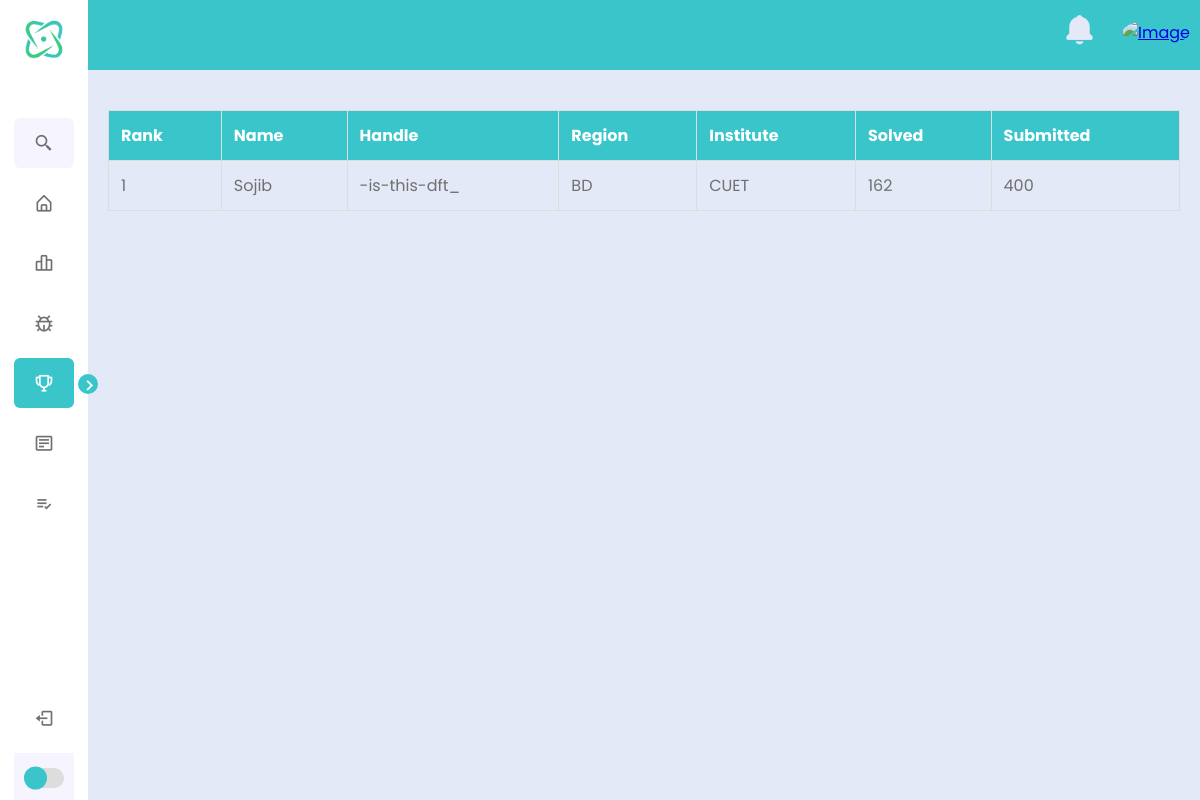
Page /Leaderboard/leaderboardPage.php on the earlier database version.
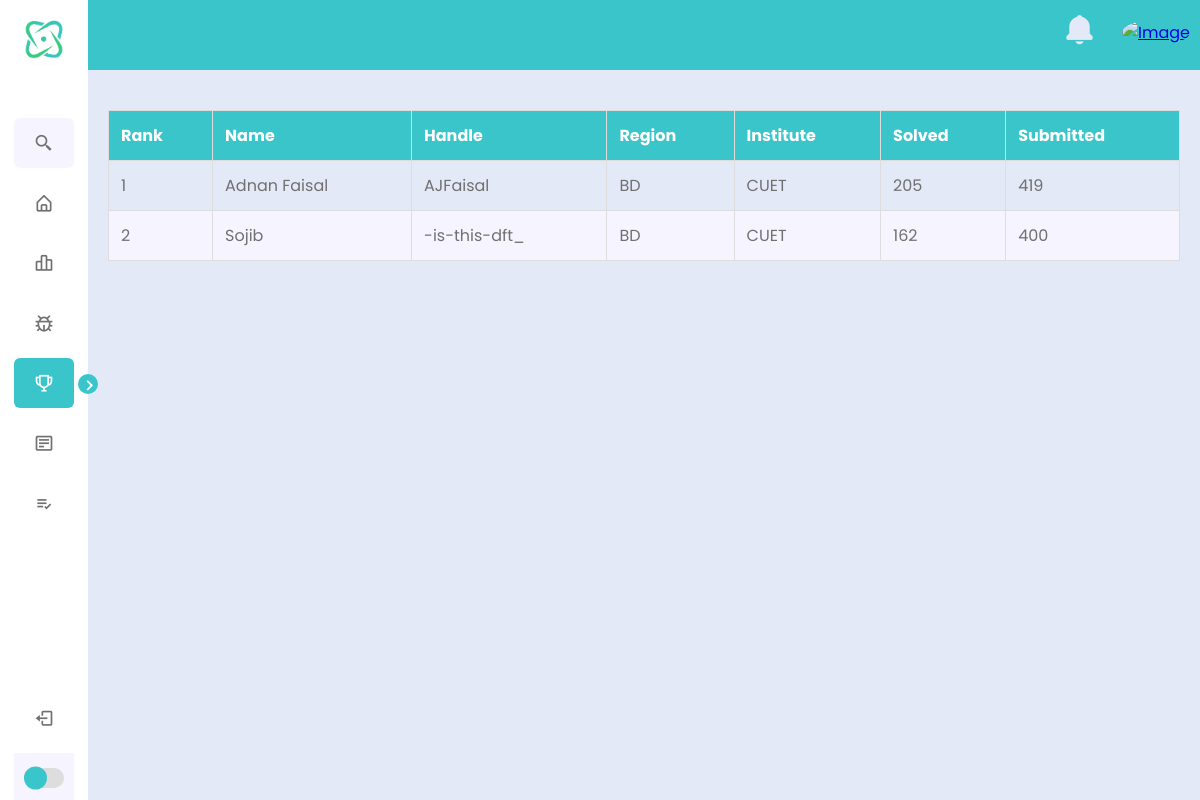
Same page on the later database version.
### tables this page shows
CREATE TABLE `registered_people` (
  `Email` varchar(100) NOT NULL,
  `Password` varchar(250) NOT NULL,
  `Name` varchar(100) NOT NULL,
  `codeforces_handle` varchar(100) NOT NULL,
  `codeforces_current_rating` int(15) DEFAULT NULL,
  `codeforces_max_rating` int(15) DEFAULT NULL,
  `codeforces_titlephoto` varchar(100) DEFAULT NULL,
  `codeforces_current_rank` varchar(50) DEFAULT NULL,
  `codeforces_max_rank` varchar(50) DEFAULT NULL,
  `Country` varchar(30) NOT NULL,
  `Institute` varchar(100) NOT NULL,
  `Solved` int(20) NOT NULL,
  `Submission` int(20) NOT NULL,
  `Image` varchar(250) NOT NULL
);

### Leaderboard/leaderboardPage.php (the view, shortened to what this page needs)
<!DOCTYPE html>
<html lang="en">
<head>
    <link rel="stylesheet" href="styles.css">
    <link href='https://unpkg.com/boxicons@2.1.4/css/boxicons.min.css' rel='stylesheet'>
</head>
<body>
    <nav class="sidebar close">
        <header>
            <div class="image-text">
                <span class="image">
                    <img src="logo.png" alt="logo">
                </span>
            </div>
        </header>
        <div class="menu-bar">
            <div class="menu">
                <i class='bx bx-chevron-right toggle'></i>
                <li class="search-box">
                    <i class='bx bx-search-alt-2 icon'></i>
                </li>
                <ul class="menu-links">
                    <li class="nav-link">
                        <a href="../dashboard/dashboard.php" id="Dashboard">
                            <i class='bx bx-home-alt icon'></i>
                        </a>
                    </li>
                    <li class="nav-link">
                        <a href="../CodeForcesProfile/CodeForces profile.php" id="CodeForces Profile">
                            <i class='bx bx-bar-chart-alt-2 icon'></i>
                        </a>
                    </li>
                    <li class="nav-link">
                        <a href="../problemtable/problemtable.php" id="Atcoder Profile">
                            <i class='bx bx-bug icon'></i>
                        </a>
                    </li>
                    <li class="nav-link">
                        <a href="../Leaderboard/leaderboardPage.php" id="LeaderBoard">
                            <i class='bx bx-trophy icon'></i>
                        </a>
                    </li>
                    <li class="nav-link">
                        <a href="../IUPC details/IUPC.php" id="IUPC Details">
                            <i class='bx bx-detail icon'></i>
                        </a>
                    </li>
                    <li class="nav-link">
                        <a href="../To-do-list/todolist.php" id="ToDo List">
                            <i class='bx bx-list-check icon'></i>
                        </a>
                    </li>
                </ul>
            </div>
            <div class="bottom-content">
                <li class="nav-link">
                    <a href="../landing page/landingpage.php" id="Logout">
                        <i class='bx bx-log-out icon'></i>
                    </a>
                </li>
                <li class="mode">
                    <div class="toggle-switch">
                        <span class="switch"></span>
                    </div>
                </li>
            </div>
        </div>
    </nav>
    <section class="home">
        <div class="nav-bar">
            <ul class="dp-bell">
                <a href="#">
                    <li class="bell">
                        <i class='bx bxs-bell icon'></i>
                    </li>
                </a>
                <li class="dp">
                    <a href="#" id="profileLink">
                        <img id="userImage" alt="Image" />
                    </a>
                </li>
            </ul>
        </div>
        <div class="container">
            <table class="table table-striped">
                <thead>
                    <tr>
                        <th>Rank</th>
                        <th>Name</th>
                        <th>Handle</th>
                        <th>Region</th>
                        <th>Institute</th>
                        <th>Solved</th>
                        <th>Submitted</th>
                    </tr>
                </thead>
                <tbody>
                    <?php
                    $conn = new mysqli("localhost", "root", "", "ip project");
                    $sql = "SELECT * FROM registered_people ORDER BY Solved DESC,Submission DESC";
                    $result = $conn->query($sql);
                    $institute = 'CUET';
                    $region = 'BD';
                    if ($result->num_rows > 0) {
                        $i = 1;
                        while ($row = $result->fetch_assoc()) {
                            echo "<tr>
                                    <td>{$i}</td>
                                    <td>{$row['Name']}</td>
                                    <td>{$row['codeforces_handle']}</td>
                                    <td>{$region}</td>
                                    <td>{$institute}</td>
                                    <td>{$row['Solved']}</td>
                                    <td>{$row['Submission']}</td>
                                </tr>";
                            $i++;
                        }
                    } else {
                        echo "<tr><td colspan='7'>No data found</td></tr>";
                    }
                    ?>
                </tbody>
            </table>
        </div>
    </section>
</body>
</html>

### Leaderboard/styles.css (style rules this page uses)
* { font-family: "Poppins", sans-serif; margin: 0; padding: 0; box-sizing: border-box; }
:root { --body-color: #E4E9f7; --sidebar-color: #FFF; --primary-color: #39C5CA; --primary-color-light: #F6F5FF; --toggle-color: #DDD; --text-color: #707070; --text-color-dark: #000000; --bell-color: #39C5CA; --tran-02: all 0.2s ease; --tran-03: all 0.3s ease; --tran-04: all 0.4s ease; --tran-05: all 0.5s ease; }
body { height: 100vh; background-color: var(--body-color); }
.sidebar .image { display: flex; min-width: 60px; align-items: center; }
.sidebar { position: fixed; top: 0; left: 0; padding: 10px 14px; height: 100%; width: 250px; background: var(--sidebar-color); transition: var(--tran-03); z-index: 100; }
.sidebar.close { width: 88px; background: var(--sidebar-color); transition: var(--tran-03); }
.sidebar .image { display: flex; min-width: 60px; align-items: center; justify-content: center; }
.sidebar li { height: 50px; margin-top: 10px; list-style: none; display: flex; align-items: center; }
.sidebar li .icon { display: flex; align-items: center; justify-content: center; font-size: 20px; min-width: 60px; }
.sidebar li .text, .sidebar li .icon { color: var(--text-color); transition: var(--tran-02); }
.sidebar header { position: relative; }
.sidebar .image-text img { width: 40px; border-radius: 6px; }
.sidebar header .image-text { display: flex; align-items: center; }
.toggle { position: absolute; top: 48%; right: -10px; transform: translateY(-50%) rotate(180deg); height: 20px; width: 20px; background-color: var(--primary-color); display: flex; align-items: center; justify-content: center; border-radius: 50%; color: var(--sidebar-color); font-size: 22px; transition: var(--tran-03); }
.sidebar.close .toggle { transform: translateY(-50%); }
.sidebar .menu { margin-top: 35px; }
.sidebar .search-box { background: var(--primary-color-light); border-radius: 6px; transition: var(--tran-03); }
.sidebar li a { height: 100%; width: 100%; display: flex; align-items: center; text-decoration: none; border-radius: 6px; transition: var(--tran-04); }
.sidebar .glow { background: var(--primary-color); color: var(--sidebar-color); }
.sidebar .glow .icon, .sidebar .glow .text { color: var(--sidebar-color); }
.sidebar .menu-bar { height: calc(100% - 50px); display: flex; flex-direction: column; justify-content: space-between; }
.menu-bar .mode { position: relative; background: var(--primary-color-light); transition: var(--tran-03); }
.menu-bar .mode .toggle-switch { display: flex; position: absolute; right: 0; align-items: center; justify-content: center; height: 100%; min-width: 60px; }
.toggle-switch .switch { cursor: pointer; border-radius: 6px; position: relative; height: 20px; width: 40px; border-radius: 25px; background-color: var(--toggle-color); }
.switch::before { content: ''; position: absolute; height: 23px; width: 23px; border-radius: 50%; top: 50%; left: 0px; transform: translateY(-50%); background: var(--primary-color); transition: var(--tran-03); }
.home { position: relative; overflow-y: auto; display: flex; flex-direction: column; height: 100vh; left: 250px; width: calc(100% - 250px); background: var(--body-color); transition: var(--tran-03); }
.sidebar.close~.home { left: 88px; width: calc(100% - 88px); }
.nav-bar { height: 70px; width: 100%; background: var(--primary-color); }
.dp-bell { display: flex; justify-content: right; align-items: center; margin-top: 6px; margin-right: 10px; list-style: none; }
.bell { font-size: 35px; color: var(--body-color); margin-right: 25px; transition: var(--tran-03); }
.dp-bell .dp img { height: 60px; width: 60px; border-radius: 50%; }
.container { padding: 20px; }
table { width: 100%; border-collapse: collapse; margin-top: 20px; }
table, th, td { border: 1px solid #ddd; }
th, td { padding: 12px; text-align: left; }
th { background-color: var(--primary-color); color: white; transition: var(--tran-03); }
tr:nth-child(even) { background-color: var(--primary-color-light); transition: var(--tran-03); }
tr { color: var(--text-color); transition: var(--tran-03); }

Differences in the rows shown:
added registered_people: Name "Adnan Faisal", codeforces_handle "AJFaisal", Solved "205", Submission "419"
